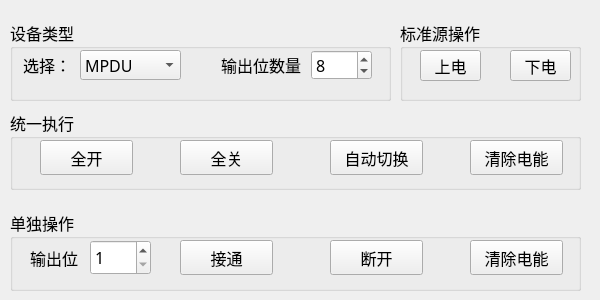
<?xml version="1.0" encoding="UTF-8"?>
<ui version="4.0">
 <class>Home_OutputWid</class>
 <widget class="QWidget" name="Home_OutputWid">
  <property name="geometry">
   <rect>
    <x>0</x>
    <y>0</y>
    <width>600</width>
    <height>300</height>
   </rect>
  </property>
  <property name="font">
   <font>
    <family>微软雅黑</family>
    <pointsize>12</pointsize>
   </font>
  </property>
  <property name="windowTitle">
   <string>Form</string>
  </property>
  <widget class="QGroupBox" name="groupBox_1">
   <property name="geometry">
    <rect>
     <x>10</x>
     <y>110</y>
     <width>571</width>
     <height>80</height>
    </rect>
   </property>
   <property name="title">
    <string>统一执行</string>
   </property>
   <widget class="QPushButton" name="onAllBtn">
    <property name="geometry">
     <rect>
      <x>30</x>
      <y>30</y>
      <width>93</width>
      <height>35</height>
     </rect>
    </property>
    <property name="minimumSize">
     <size>
      <width>0</width>
      <height>30</height>
     </size>
    </property>
    <property name="text">
     <string>全开</string>
    </property>
   </widget>
   <widget class="QPushButton" name="closeAllBtn">
    <property name="geometry">
     <rect>
      <x>170</x>
      <y>30</y>
      <width>93</width>
      <height>35</height>
     </rect>
    </property>
    <property name="minimumSize">
     <size>
      <width>0</width>
      <height>30</height>
     </size>
    </property>
    <property name="text">
     <string>全关</string>
    </property>
   </widget>
   <widget class="QPushButton" name="swAllBtn">
    <property name="geometry">
     <rect>
      <x>320</x>
      <y>30</y>
      <width>93</width>
      <height>35</height>
     </rect>
    </property>
    <property name="minimumSize">
     <size>
      <width>0</width>
      <height>30</height>
     </size>
    </property>
    <property name="text">
     <string>自动切换</string>
    </property>
   </widget>
   <widget class="QPushButton" name="eleAllBtn">
    <property name="geometry">
     <rect>
      <x>460</x>
      <y>30</y>
      <width>93</width>
      <height>35</height>
     </rect>
    </property>
    <property name="minimumSize">
     <size>
      <width>0</width>
      <height>30</height>
     </size>
    </property>
    <property name="text">
     <string>清除电能</string>
    </property>
   </widget>
  </widget>
  <widget class="QGroupBox" name="groupBox_2">
   <property name="geometry">
    <rect>
     <x>10</x>
     <y>210</y>
     <width>571</width>
     <height>81</height>
    </rect>
   </property>
   <property name="title">
    <string>单独操作</string>
   </property>
   <widget class="QLabel" name="label">
    <property name="geometry">
     <rect>
      <x>20</x>
      <y>30</y>
      <width>51</width>
      <height>35</height>
     </rect>
    </property>
    <property name="minimumSize">
     <size>
      <width>0</width>
      <height>30</height>
     </size>
    </property>
    <property name="text">
     <string>输出位：</string>
    </property>
   </widget>
   <widget class="QSpinBox" name="spinBox">
    <property name="geometry">
     <rect>
      <x>80</x>
      <y>30</y>
      <width>61</width>
      <height>35</height>
     </rect>
    </property>
    <property name="minimumSize">
     <size>
      <width>0</width>
      <height>30</height>
     </size>
    </property>
    <property name="minimum">
     <number>1</number>
    </property>
    <property name="maximum">
     <number>16</number>
    </property>
   </widget>
   <widget class="QPushButton" name="openBtn">
    <property name="geometry">
     <rect>
      <x>170</x>
      <y>30</y>
      <width>93</width>
      <height>35</height>
     </rect>
    </property>
    <property name="minimumSize">
     <size>
      <width>0</width>
      <height>30</height>
     </size>
    </property>
    <property name="text">
     <string>接通</string>
    </property>
   </widget>
   <widget class="QPushButton" name="closeBtn">
    <property name="geometry">
     <rect>
      <x>320</x>
      <y>30</y>
      <width>93</width>
      <height>35</height>
     </rect>
    </property>
    <property name="minimumSize">
     <size>
      <width>0</width>
      <height>30</height>
     </size>
    </property>
    <property name="text">
     <string>断开</string>
    </property>
   </widget>
   <widget class="QPushButton" name="eleBtn">
    <property name="geometry">
     <rect>
      <x>460</x>
      <y>30</y>
      <width>93</width>
      <height>35</height>
     </rect>
    </property>
    <property name="minimumSize">
     <size>
      <width>0</width>
      <height>30</height>
     </size>
    </property>
    <property name="text">
     <string>清除电能</string>
    </property>
   </widget>
  </widget>
  <widget class="QGroupBox" name="groupBox_3">
   <property name="geometry">
    <rect>
     <x>400</x>
     <y>20</y>
     <width>181</width>
     <height>81</height>
    </rect>
   </property>
   <property name="title">
    <string>标准源操作</string>
   </property>
   <widget class="QPushButton" name="onBtn">
    <property name="geometry">
     <rect>
      <x>20</x>
      <y>30</y>
      <width>61</width>
      <height>31</height>
     </rect>
    </property>
    <property name="text">
     <string>上电</string>
    </property>
   </widget>
   <widget class="QPushButton" name="downBtn">
    <property name="geometry">
     <rect>
      <x>110</x>
      <y>30</y>
      <width>61</width>
      <height>31</height>
     </rect>
    </property>
    <property name="text">
     <string>下电</string>
    </property>
   </widget>
  </widget>
  <widget class="QGroupBox" name="groupBox_4">
   <property name="geometry">
    <rect>
     <x>10</x>
     <y>20</y>
     <width>381</width>
     <height>81</height>
    </rect>
   </property>
   <property name="title">
    <string>设备类型</string>
   </property>
   <widget class="QComboBox" name="devBox">
    <property name="geometry">
     <rect>
      <x>70</x>
      <y>30</y>
      <width>101</width>
      <height>30</height>
     </rect>
    </property>
    <property name="minimumSize">
     <size>
      <width>0</width>
      <height>30</height>
     </size>
    </property>
    <item>
     <property name="text">
      <string>MPDU</string>
     </property>
    </item>
    <item>
     <property name="text">
      <string>ZPDU</string>
     </property>
    </item>
   </widget>
   <widget class="QLabel" name="label_2">
    <property name="geometry">
     <rect>
      <x>10</x>
      <y>30</y>
      <width>54</width>
      <height>30</height>
     </rect>
    </property>
    <property name="minimumSize">
     <size>
      <width>0</width>
      <height>30</height>
     </size>
    </property>
    <property name="text">
     <string>选择：</string>
    </property>
    <property name="alignment">
     <set>Qt::AlignCenter</set>
    </property>
   </widget>
   <widget class="QSpinBox" name="opSpin">
    <property name="geometry">
     <rect>
      <x>301</x>
      <y>30</y>
      <width>61</width>
      <height>30</height>
     </rect>
    </property>
    <property name="minimumSize">
     <size>
      <width>0</width>
      <height>30</height>
     </size>
    </property>
    <property name="maximum">
     <number>16</number>
    </property>
    <property name="value">
     <number>8</number>
    </property>
   </widget>
   <widget class="QLabel" name="label_3">
    <property name="geometry">
     <rect>
      <x>210</x>
      <y>30</y>
      <width>81</width>
      <height>30</height>
     </rect>
    </property>
    <property name="minimumSize">
     <size>
      <width>0</width>
      <height>30</height>
     </size>
    </property>
    <property name="text">
     <string>输出位数量</string>
    </property>
    <property name="alignment">
     <set>Qt::AlignRight|Qt::AlignTrailing|Qt::AlignVCenter</set>
    </property>
   </widget>
  </widget>
 </widget>
 <resources/>
 <connections/>
</ui>
